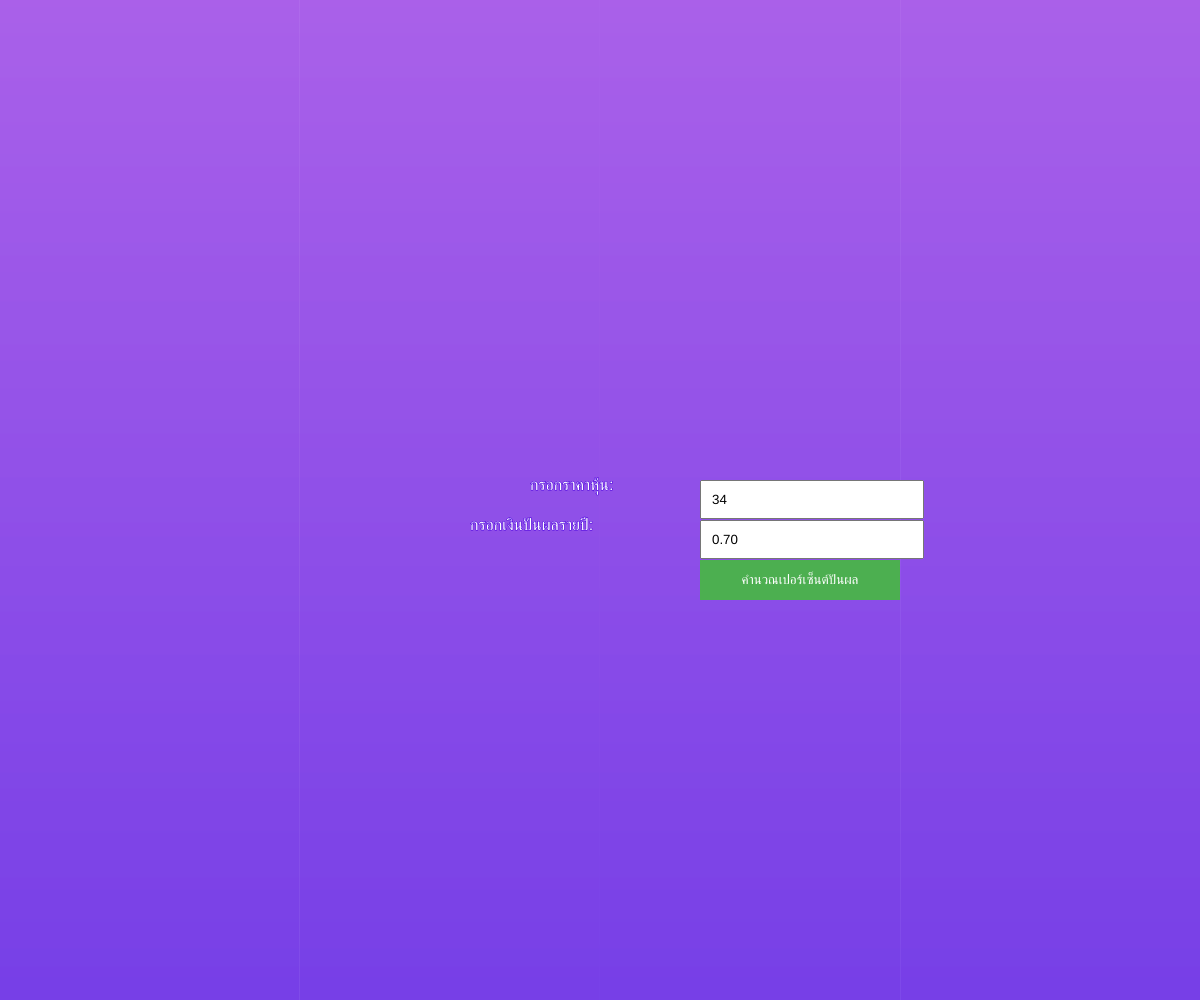
Frame 1 (no input)
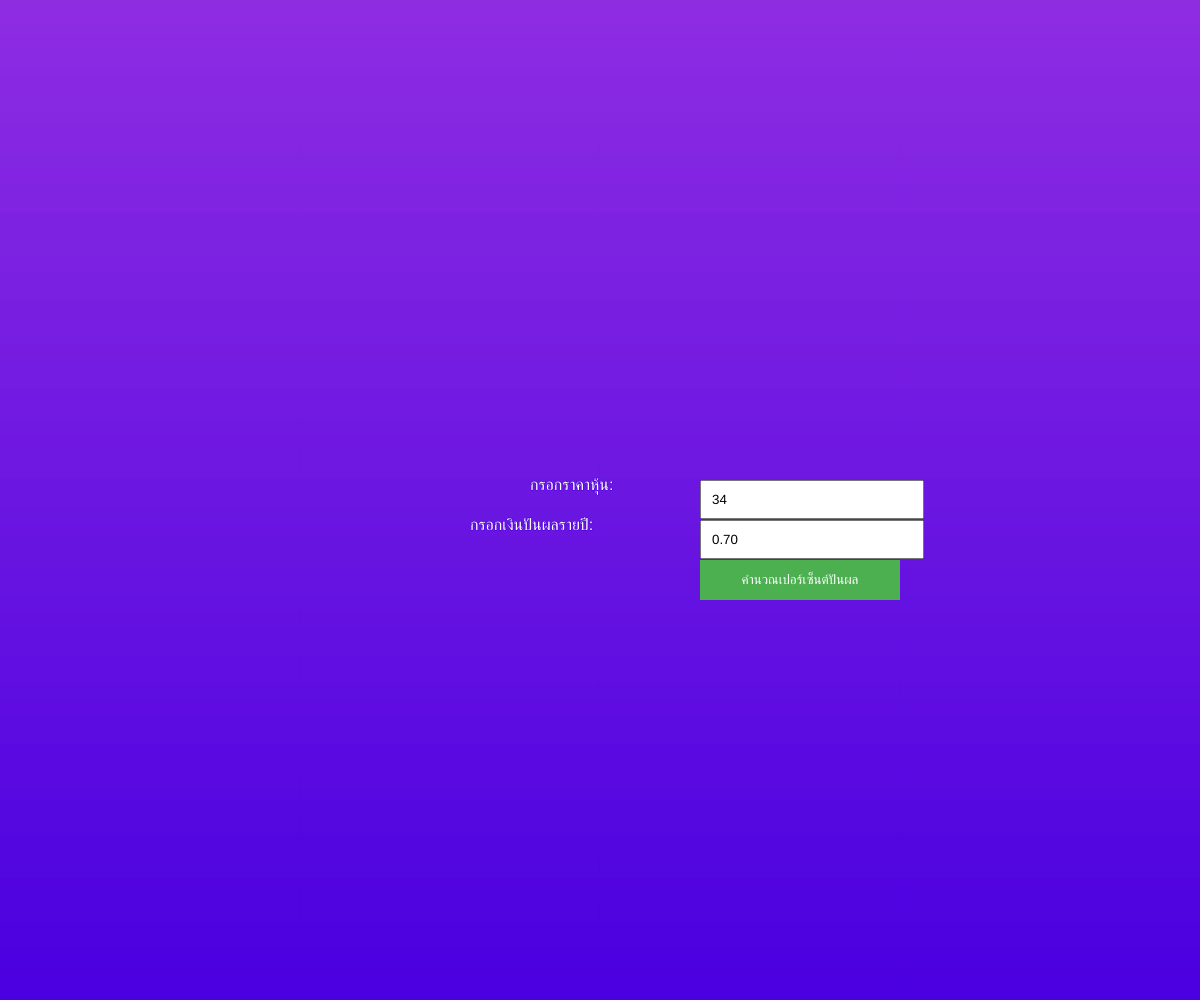
Frame 60 (no input)
Frame 120 (the mouse pressed at the canvas centre since frame 60): identical to frame 60, image omitted

The p5.js sketch that drew these frames (run headless with seeded random() and noise() and a simulated clock; from frame 60 on, the mouse is pressed at the canvas centre):

// p5.js sketch
// ── sketch.js
let stockPriceInput;
let annualDividendInput;
let calculateButton;
let dividendPercentageDisplay;

function setup() {
  createCanvas(windowWidth, windowHeight);

  // Input for stock price
  stockPriceInput = createInput('34');
  stockPriceInput.position(width / 2 + 100, height / 2 - 20);
  stockPriceInput.size(200);
  stockPriceInput.style('padding', '10px');

  // Input for annual dividend
  annualDividendInput = createInput('0.70');
  annualDividendInput.position(width / 2 + 100, height / 2 + 20);
  annualDividendInput.size(200);
  annualDividendInput.style('padding', '10px');

  // Button to calculate dividend percentage
  calculateButton = createButton('คำนวณเปอร์เซ็นต์ปันผล');
  calculateButton.position(width / 2 + 100, height / 2 + 60);
  calculateButton.size(200, 40);
  calculateButton.style('background-color', '#4CAF50');
  calculateButton.style('color', 'white');
  calculateButton.style('border', 'none');
  calculateButton.style('cursor', 'pointer');
  calculateButton.mouseOver(() => calculateButton.style('background-color', '#45a049'));
  calculateButton.mouseOut(() => calculateButton.style('background-color', '#4CAF50'));
  calculateButton.mousePressed(calculateDividendPercentage);

  // Display area for dividend percentage
  dividendPercentageDisplay = createP('');
  dividendPercentageDisplay.position(width / 2 + 100, height / 2 + 110);
  dividendPercentageDisplay.size(200);
  dividendPercentageDisplay.style('font-size', '16px');
}

function draw() {
  // Gradient background
  setGradient(0, 0, width, height, color(142, 45, 226), color(74, 0, 224));

  // Text prompts
  textSize(16);
  fill(255);
  text('กรอกราคาหุ้น:', width / 2 - 70, height / 2 - 10);
  text('กรอกเงินปันผลรายปี:', width / 2 - 130, height / 2 + 30);
}

function calculateDividendPercentage() {
  let stockPrice = parseFloat(stockPriceInput.value());
  let annualDividend = parseFloat(annualDividendInput.value());
  let dividendPercentage = (annualDividend / stockPrice) * 100;
  
  dividendPercentageDisplay.html(`เปอร์เซ็นต์ปันผล: ${dividendPercentage.toFixed(2)}%`);
}

function windowResized() {
  resizeCanvas(windowWidth, windowHeight);
  stockPriceInput.position(width / 2 + 100, height / 2 - 20);
  annualDividendInput.position(width / 2 + 100, height / 2 + 20);
  calculateButton.position(width / 2 + 100, height / 2 + 60);
  dividendPercentageDisplay.position(width / 2 + 100, height / 2 + 110);
}

// Function to set a gradient background
function setGradient(x, y, w, h, c1, c2) {
  noFill();
  for (let i = y; i <= y + h; i++) {
    let inter = map(i, y, y + h, 0, 1);
    let c = lerpColor(c1, c2, inter);
    stroke(c);
    line(x, i, x + w, i);
  }
}
